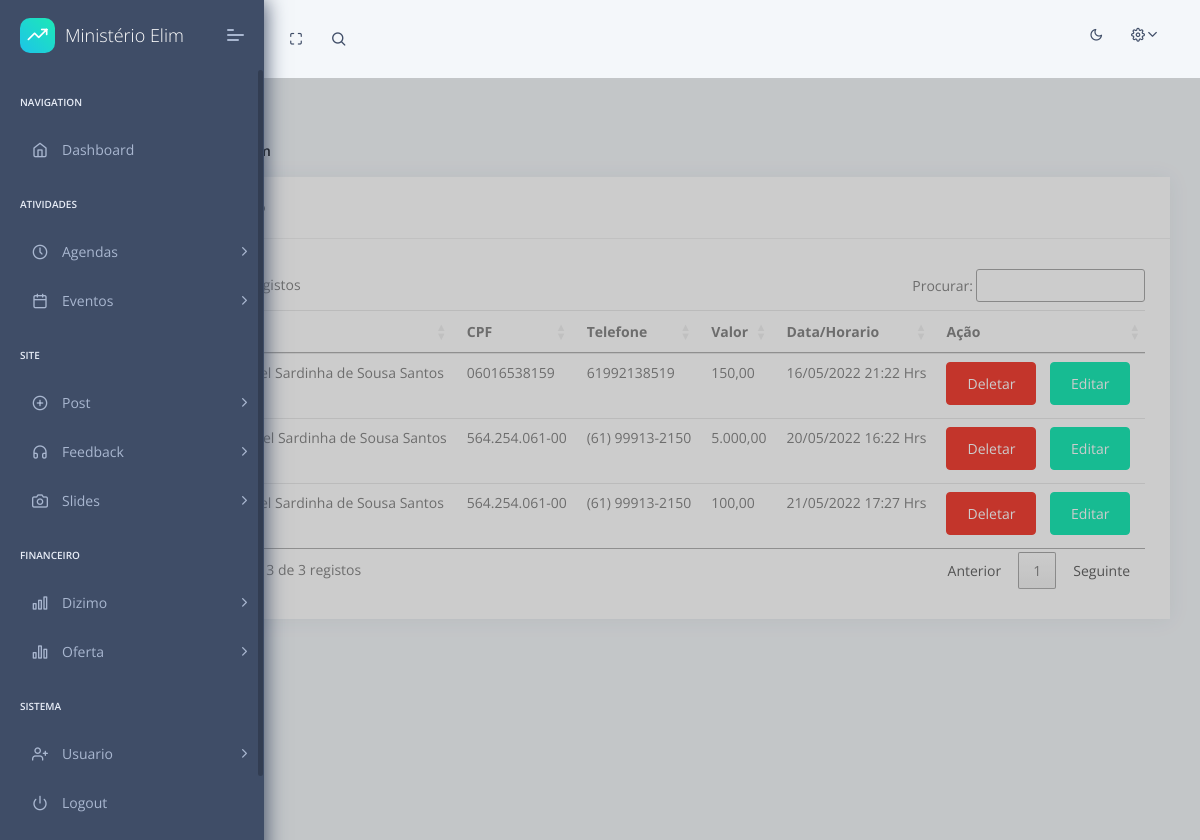
The page /dashboard/pages/listar-dizimo/ (signed in) on the database as committed earlier.
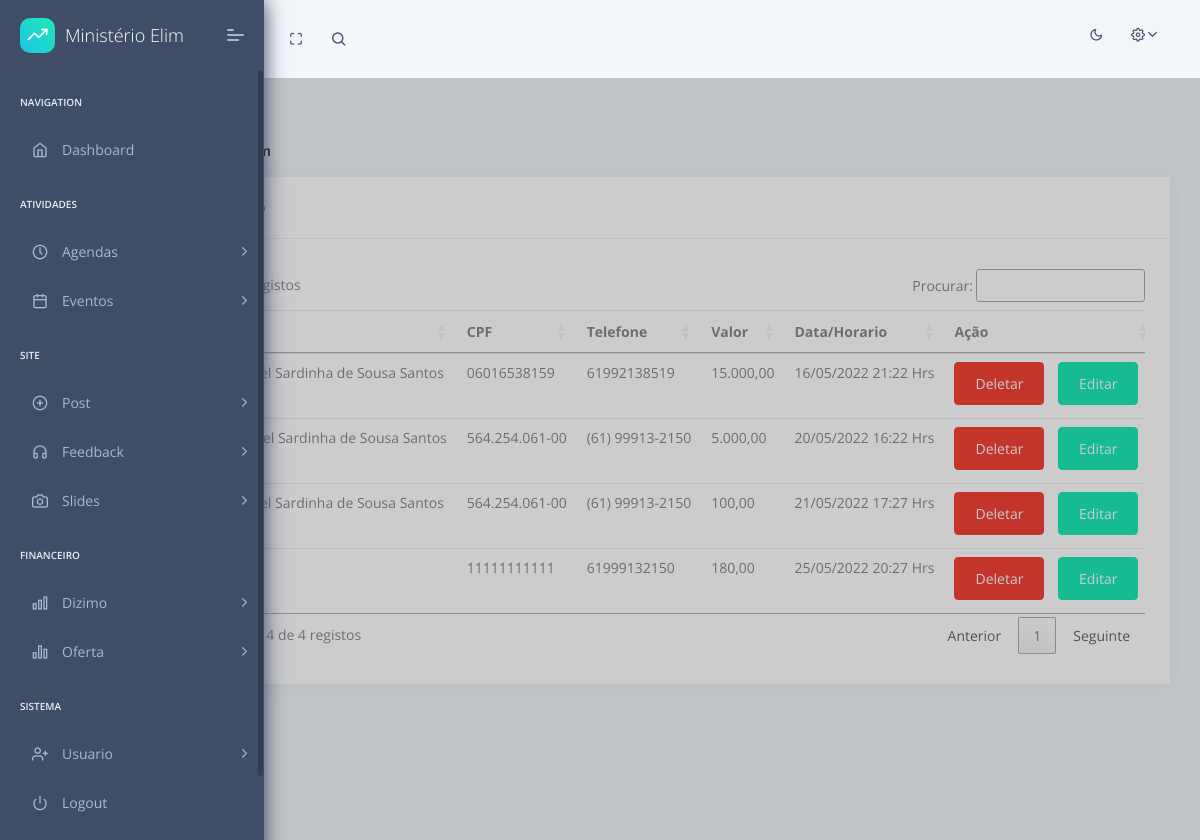
The same page on the database as committed later.
### core/models.py (models this page shows, shortened)
class Dizimo(models.Model):
    id = models.AutoField(primary_key=True,unique=True)
    name = models.CharField(max_length=120)
    cpf = models.CharField(max_length=15)
    tel = models.CharField(max_length=15)
    value = models.FloatField()
    data = models.DateTimeField(auto_now_add=True)
    def get_data_formatado(self):
        return self.data.strftime('%d/%m/%Y %H:%M Hrs')
    def get_value_formatado(self):
        valorReal = f'{self.value:_.2f}'
        valorReal = valorReal.replace('.',',').replace('_','.')
        return valorReal

### dashboard/home/pages/views.py (the view)
# urls.py: path('pages/listar-dizimo/', Pages.listarDizimo),
    @login_required(login_url="/dashboard/login/")
    def listarDizimo(req):
        if req.method == 'GET':
            user = req.user
            admin = user.is_superuser
            dizimo = Dizimo.objects.all()
            context = {
                'dizimo': dizimo,
                'username':user,
                'admin':admin
            }
            return render(req,'home/dizimo/listar-dizimo.html',context)

### templates/home/dizimo/listar-dizimo.html (shortened to what this page needs)
{% extends "layouts/base.html" %}
{% block stylesheets %}
    <link rel="stylesheet" type="text/css" href="https://cdn.datatables.net/1.12.1/css/jquery.dataTables.css">
{% endblock stylesheets %}
{% block content %}
<div class="pcoded-content">
    <div class="pcoded-inner-content">
        <div class="page-header">
            <div class="page-block">
                <div class="row align-items-center">
                    <div class="col-md-12">
                        <div class="page-header-title">
                            <h5 class="m-b-10">Listagem Dizimo</h5>
                        </div>
                        <ul class="breadcrumb">
                            <li class="breadcrumb-item"><a href="/dashboard/"></a></li>
                            <li class="breadcrumb-item"><a href="#!">tabelas</a></li>
                            <li class="breadcrumb-item"><a href="javascript:">listagem</a></li>
                        </ul>
                    </div>
                </div>
            </div>
        </div>
        <div class="main-body">
            <div class="page-wrapper">
                <div class="row">
                    <div class="col-xl-12">
                        <div class="card">
                            <div class="card-header">
                                <h5>Listagem Dizimo</h5>
                            </div>
                            <div class="card-block table-border-style">
                                <div class="table-responsive">
                                    <table class="table table-hover" id="TableDT">
                                        <form id="form" method="post"> {% csrf_token %}
                                            <thead>
                                                <tr>
                                                    <th>#</th>
                                                    <th>Nome</th>
                                                    <th>CPF</th>
                                                    <th>Telefone</th>
                                                    <th>Valor</th>
                                                    <th>Data/Horario</th>
                                                    <th>Ação</th>
                                                </tr>
                                            </thead>
                                            <tbody>
                                                {% for dz in dizimo %}
                                                <tr>
                                                    <th scope="row" id="teste">{{ dz.id }}</th>
                                                    <td>{{ dz.name }}</td>
                                                    <td>{{ dz.cpf }}</td>
                                                    <td>{{ dz.tel }}</td>
                                                    <td>{{ dz.get_value_formatado }}</td>
                                                    <td>{{ dz.get_data_formatado }}</td>
                                                    <td>
                                                        <a href="/dashboard/deletar/dizimo/{{dz.id}}" type="submit" class="btn btn-danger"  >Deletar</a>
                                                        <a href="/dashboard/pages/editar-dizimo/{{dz.id}}" type="submit" class="btn btn-success"  >Editar</a>
                                                    </td>
                                                </tr>
                                                {% endfor %}
                                            </tbody>
                                        </form>
                                    </table>
                                </div>
                            </div>
                        </div>
                    </div>
                </div>
            </div>
        </div>
    </div>
</div>
{% endblock content %}

Rows that differ between the two databases and show on the page:
changed Dizimo "16/05/2022 21:22 Hrs": get_value_formatado "150,00" → "15.000,00"
added Dizimo: cpf "11111111111", tel "61999132150", get_value_formatado "180,00", get_data_formatado "25/05/2022 20:27 Hrs"
Other text that changed with them:
text written by a page script: "registos Procurar: Mostrando de 1 até 3 de 3 registos Anterior 1 Seguinte" → "registos Procurar: Mostrando de 1 até 4 de 4 registos Anterior 1 Seguinte"
